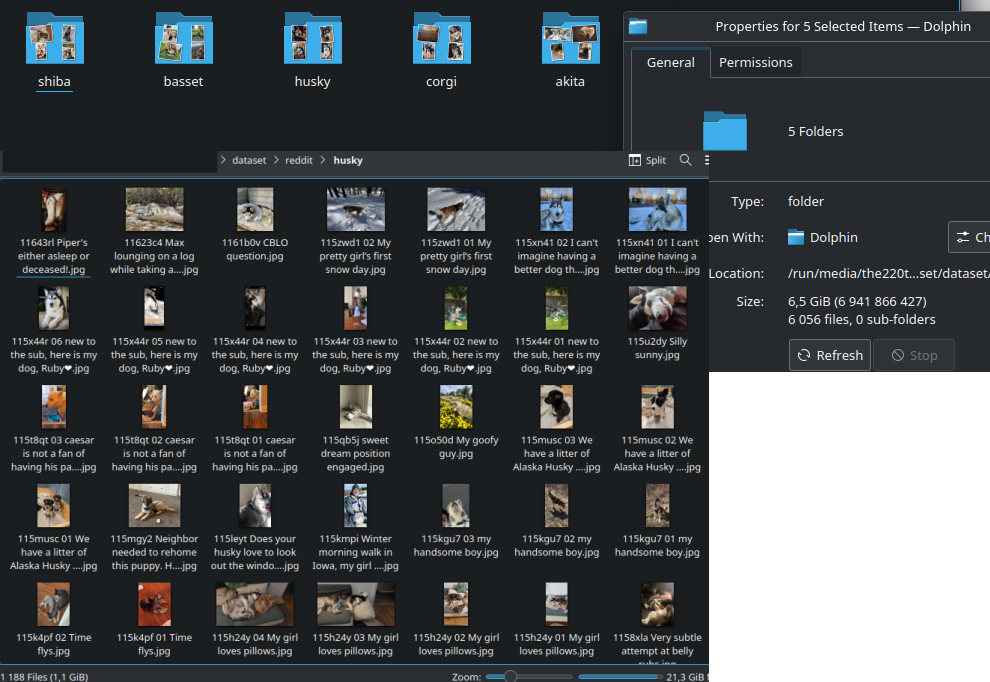
#> input picture NN/lab1/imgsrc/dataset_parced.png, 990 x 682 px
$ python convert_img_to.py imgsrc imgsrc
#> lines starting #> are read from the running program, lines starting #| are printed output that depends on the picture
# -*- coding: utf-8 -*-

"""
Скрипт, который сконвертирует све изображения в заданной папке dir_src в папку dir_dst по заданному правилу converter.

> python convert_img_to.py dir_src dir_dst
"""

import os
import sys
import PIL
from PIL import Image

def converter(pilimg: "Pillow image") -> "Pillow image":
    #need_width, need_height = 32, 32
    need_width, need_height = 224, 224
    MODE = 1
    if(MODE == 0):
        return pilimg.resize((need_width, need_height), PIL.Image.Resampling.NEAREST)
    elif(MODE == 1):
        # Do cна4АлА евого крадватной
        width, height = pilimg.size
        if(width == height):
            pass # do nothing
        elif(width > height):
            new_width, new_height = height, height
            left = (width - new_width)/2
            top = (height - new_height)/2
            right = (width + new_width)/2
            bottom = (height + new_height)/2
            pilimg = pilimg.crop((left, top, right, bottom))
        else:
            new_width, new_height = width, width
            left = (width - new_width)/2
            top = (height - new_height)/2
            right = (width + new_width)/2
            bottom = (height + new_height)/2
            pilimg = pilimg.crop((left, top, right, bottom))

        return pilimg.resize((need_width, need_height), PIL.Image.Resampling.NEAREST)
    else:
        return 5051

def getFilesList(dirPath: str) -> list:
    return [os.path.join(path, name) for path, subdirs, files in os.walk(dirPath) for name in files]

def getDirsList(dirPath: str) -> list:
    return [os.path.join(path, name) for path, subdirs, files in os.walk(dirPath) for name in subdirs]

if __name__ == "__main__":
    dir1 = os.path.abspath(sys.argv[1])
    dir2 = os.path.abspath(sys.argv[2])

    dirs_abs_1 = getDirsList(dir1)
    dirs_abs_1 = sorted(dirs_abs_1)
    for dir_i_1 in dirs_abs_1:
        dir_i_rel = os.path.relpath(dir_i_1, dir1)
        dir_i_2 = os.path.join(dir2, dir_i_rel)
        os.makedirs(dir_i_2)

    files = getFilesList(dir1)
    files = sorted(files)

    gi, N = 0, len(files)
    for file_i in files:
        file_i_rel = os.path.relpath(file_i, dir1)
        file_i_out = os.path.join(dir2, file_i_rel)
        print(f"({gi+1}/{N}) Converting \"{file_i}\" to \"{file_i_out}\" by converter... ", end="")
        imagepil = PIL.Image.open(file_i)
#> imagepil is the input picture: PIL image 990x682 RGBA; mean R, G, B, A 73.5, 77, 79.1, 255
        imagepil.load()
        imagepil = converter(imagepil)
#> in converter, `pilimg = pilimg.crop((left, top, right, bottom))`:
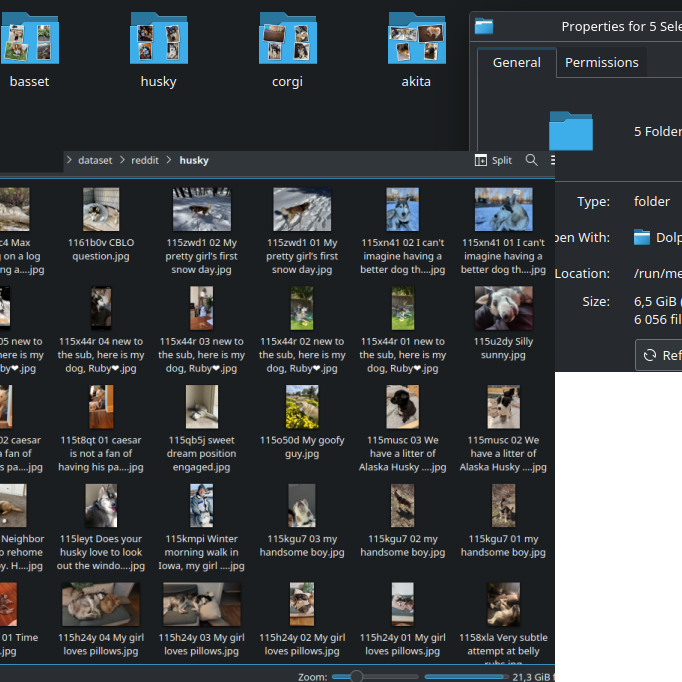
#> pilimg: PIL image 682x682 RGBA; mean R, G, B, A 64.5, 68.6, 70.9, 255
#> in converter, `return pilimg.resize((need_width, need_height), PIL.Image.Resampling.N..`:
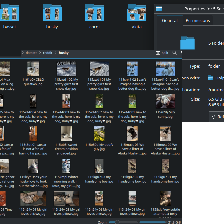
#> returned value: PIL image 224x224 RGBA; mean R, G, B, A 65.1, 69.3, 71.8, 255
        imagepil = imagepil.convert("RGB")
#> imagepil: PIL image 224x224 RGB
        imagepil.save(file_i_out,"PNG")
        print("OK")

        gi+=1
#> pass 2 of the loop `for file_i in files:`:
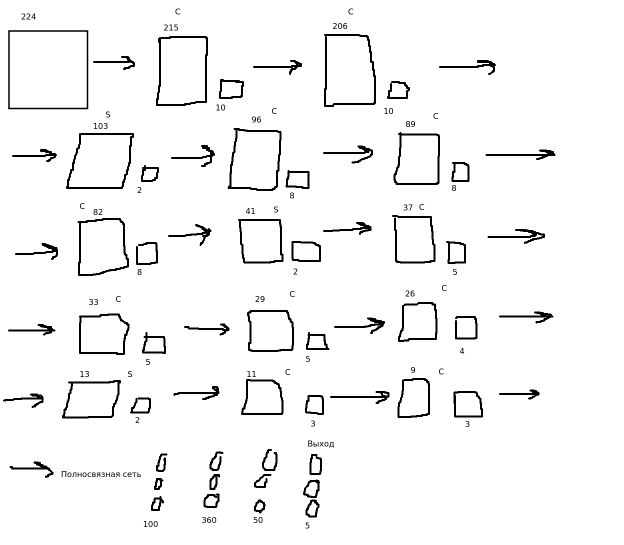
#> input picture NN/lab1/imgsrc/nn2.png, 1248 x 1090 px (shown at 1/2 size)
#> imagepil is the input picture: PIL image 1248x1090 RGBA; mean R, G, B, A 245.2, 245.2, 245.2, 255
#> in converter (call 2), `pilimg = pilimg.crop((left, top, right, bottom))`:
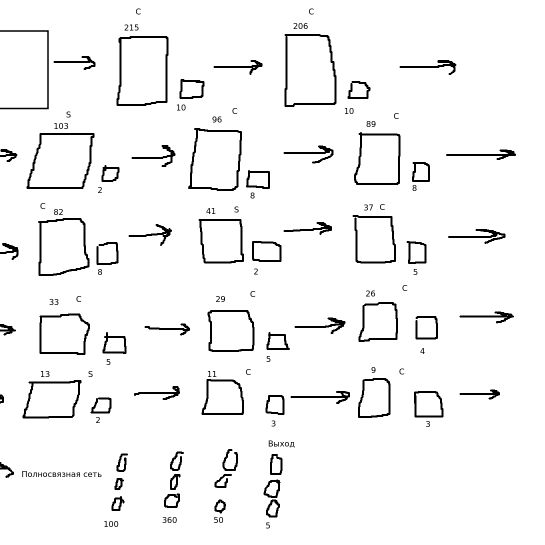
#> pilimg: PIL image 1090x1090 RGBA (shown at 1/2 size); mean R, G, B, A 244.3, 244.3, 244.3, 255
#> in converter (call 2), `return pilimg.resize((need_width, need_height), PIL.Image.Resampling.N..`:
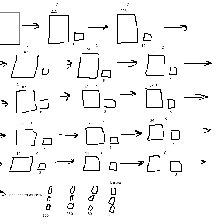
#> returned value: PIL image 224x224 RGBA; mean R, G, B, A 244.2, 244.2, 244.2, 255
#> imagepil: PIL image 224x224 RGB


'''
# Пример аугментации:

import PIL
from PIL import Image
from imgaug import augmenters as iaa
import numpy as np
import matplotlib.pyplot as plt
import imageio.v2 as imageio

seq = iaa.Sequential([
    iaa.Crop(px=(0, 16)), # crop images from each side by 0 to 16px (randomly chosen)
    iaa.Fliplr(0.5), # horizontally flip 50% of the images
    iaa.GaussianBlur(sigma=(0, 3.0)) # blur images with a sigma of 0 to 3.0
])
rotate = iaa.Affine(rotate=(-25, 25)) # rotate image
a = imageio.imread("123.jpg")

augmented_image = rotate.augment_images([a])


plt.figure(figsize=(10, 10))
ax = plt.subplot(3, 3, 1)
plt.imshow(augmented_image[0])
plt.axis("off")

ax = plt.subplot(3, 3, 2)
plt.imshow(a)
plt.axis("off")

plt.show()

'''
